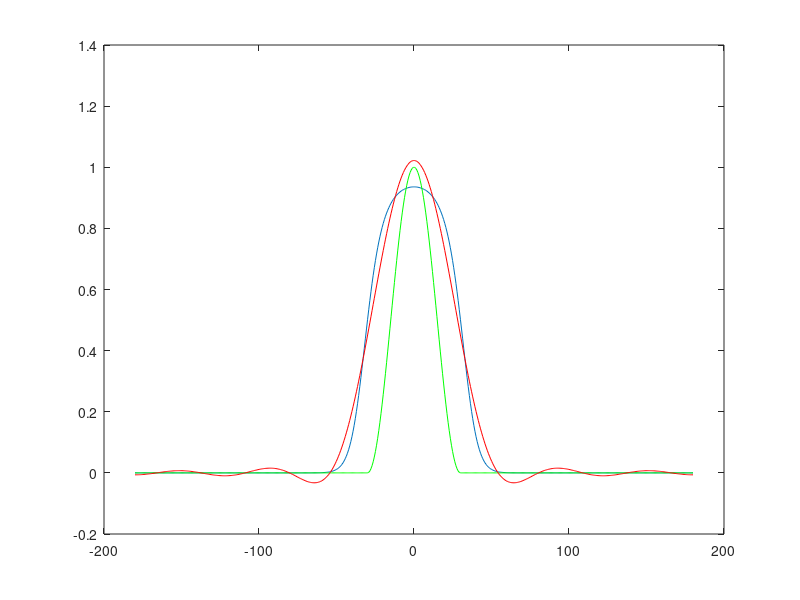

Here is the MATLAB script that generated this plot:
clear all
close all
clc

ks = 20;
FoV = deg2rad(60);
th = linspace(-pi,pi,500);
y = 1./(1 + exp(-ks.*(cos(th) - cos(FoV/2))));
plot(rad2deg(th),y);
hold on;

p_vis = 0.5.*(cos(pi.*th/(FoV/2)) + 1);
p_vis(abs(th)>FoV/2) = 0;
plot(rad2deg(th),p_vis,'g');

modelfunc = @(A,x) A.'*[ones(1,length(x)); cos(x); (cos(x)).^2; cos(x).^3;cos(x).^4;cos(x).^5];
beta0 = [-1.2321;0.5;1.7321;0;0;0];
beta = nlinfit(th,y,modelfunc,beta0);
% beta = nlinfit(th,p_vis,modelfunc,beta0);
plot(rad2deg(th),modelfunc(beta,th),'r-');



% syms p1 p2 p3 z1 z2 z3 k0 k1 k2 k3 k4;
% dot = z1*p1 + z2*p2 + z3*p3;
% vis = k4*dot.^4 + k3*dot.^3 + k2*dot.^2 + k1*dot + k0;
% expand(vis)
% 
% v_r = [k4*z1^4, 4*k4*z1^3*z2, 4*k4*z1^3*z3, 6*k4*z1^2*z2^2, 12*k4*z1^2*z2*z3,...
%         6*k4*z1^2*z3^2, 4*k4*z1*z2^3, 12*k4*z1*z2^2*z3, 12*k4*z1*z2*z3^2, ...
%         4*k4*z1*z3^3, k4*z2^4, 4*k4*z2^3*z3, 6*k4*z2^2*z3^2, 4*k4*z2*z3^3,...
%         k4*z3^4, k3*z1^3,3*k3*z1^2*z2, 3*k3*z1^2*z3, 3*k3*z1*z2^2, 6*k3*z1*z2*z3,...
%         3*k3*z1*z3^2, k3*z2^3, 3*k3*z2^2*z3, 3*k3*z2*z3^2, k3*z3^3, ...
%         k2*z1^2, 2*k2*z1*z2, 2*k2*z1*z3, k2*z2^2, 2*k2*z2*z3, k2*z3^2,...
%         k1*z1, k1*z2, k1*z3, k0];
%     
% v_p = [p1^4, p1^3*p2, p1^3*p3, p1^2*p2^2, p1^2*p2*p3, ...
%         p1^2*p3^2,p1*p2^3,p1*p2^2*p3, p1*p2*p3^2,...
%         p1*p3^3, p2^4, p2^3*p3, p2^2*p3^2, p2*p3^3,...
%         p3^4, p1^3, p1^2*p2, p1^2*p3, p1*p2^2, p1*p2*p3,...
%         p1*p3^2, p2^3, p2^2*p3, p2*p3^2, p3^3,...
%         p1^2, p1*p2, p1*p3, p2^2, p2*p3, p3^2,...
%         p1, p2, p3, 1];
        
        